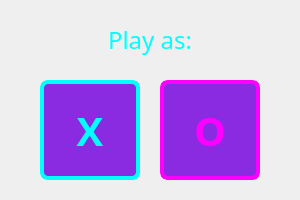
<?xml version="1.0" encoding="UTF-8"?>
<ui version="4.0">
 <class>PlayerChoiceDialog</class>
 <widget class="QDialog" name="PlayerChoiceDialog">
  <property name="geometry">
   <rect>
    <x>0</x>
    <y>0</y>
    <width>300</width>
    <height>200</height>
   </rect>
  </property>
  <property name="windowTitle">
   <string>Choose Your Mark</string>
  </property>
  <layout class="QVBoxLayout" name="verticalLayout">
   <property name="leftMargin">
    <number>20</number>
   </property>
   <property name="topMargin">
    <number>20</number>
   </property>
   <property name="rightMargin">
    <number>20</number>
   </property>
   <property name="bottomMargin">
    <number>20</number>
   </property>
   <property name="spacing">
    <number>20</number>
   </property>
   <item>
    <widget class="QLabel" name="label_playAs">
     <property name="font">
      <font>
       <family>Press Start 2P</family>
       <pointsize>18</pointsize>
      </font>
     </property>
     <property name="styleSheet">
      <string notr="true">color: #00ffff; text-shadow: 0 0 5px #00ffff;</string>
     </property>
     <property name="text">
      <string>Play as:</string>
     </property>
     <property name="alignment">
      <set>Qt::AlignCenter</set>
     </property>
    </widget>
   </item>
   <item>
    <layout class="QHBoxLayout" name="horizontalLayout">
     <property name="spacing">
      <number>20</number>
     </property>
     <property name="alignment">
      <set>Qt::AlignCenter</set>
     </property>
     <item>
      <widget class="QPushButton" name="xButton">
       <property name="minimumSize">
        <size>
         <width>100</width>
         <height>100</height>
        </size>
       </property>
       <property name="maximumSize">
        <size>
         <width>100</width>
         <height>100</height>
        </size>
       </property>
       <property name="font">
        <font>
         <family>Press Start 2P</family>
         <pointsize>40</pointsize>
         <weight>75</weight>
         <bold>true</bold>
        </font>
       </property>
       <property name="styleSheet">
        <string notr="true">QPushButton {
	font-size: 40px; color: #00ffff; border: 4px solid #00ffff;
	background-color: #8a2be2; border-radius: 8px; 
	font-family: 'Press Start 2P', monospace; font-weight: bold;
	text-align: center;
}
QPushButton:hover { background-color: #6a0dad; }
QPushButton:pressed { background-color: #4b0082; }</string>
       </property>
       <property name="text">
        <string>X</string>
       </property>
      </widget>
     </item>
     <item>
      <widget class="QPushButton" name="oButton">
       <property name="minimumSize">
        <size>
         <width>100</width>
         <height>100</height>
        </size>
       </property>
       <property name="maximumSize">
        <size>
         <width>100</width>
         <height>100</height>
        </size>
       </property>
       <property name="font">
        <font>
         <family>Press Start 2P</family>
         <pointsize>40</pointsize>
         <weight>75</weight>
         <bold>true</bold>
        </font>
       </property>
       <property name="styleSheet">
        <string notr="true">QPushButton {
	font-size: 40px; color: #ff00ff; border: 4px solid #ff00ff;
	background-color: #8a2be2; border-radius: 8px; 
	font-family: 'Press Start 2P', monospace; font-weight: bold;
	text-align: center;
}
QPushButton:hover { background-color: #6a0dad; }
QPushButton:pressed { background-color: #4b0082; }</string>
       </property>
       <property name="text">
        <string>O</string>
       </property>
      </widget>
     </item>
    </layout>
   </item>
  </layout>
 </widget>
 <resources/>
 <connections/>
</ui>
